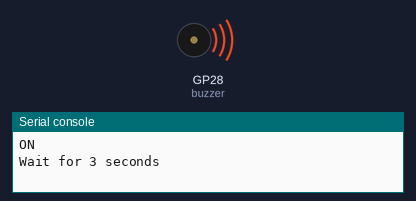
This program was run on a simulated Raspberry Pi Pico running MicroPython. Parts: buzzer (waves = sounding, pin HIGH), the last lines printed to the serial console. At 3.0 s the program stops and its outputs stay as they are.

Above: at 0.1 s.
At 3.1 s:
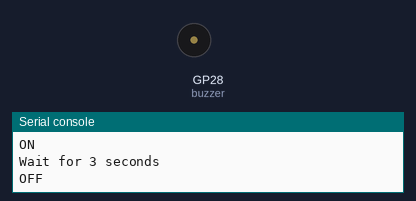
Timing chart, 0 to 4.5 s (numbered marks = the images above):
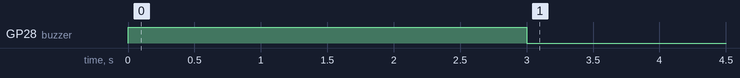

Measured:
- by itself, GP28 (buzzer): LOW → HIGH at 0.00 s, → LOW 3.0 s later

The program:

code.py
```python
from machine import Pin
from utime import sleep

# Initialization of GPIO28 as output
buzzer = Pin(28, Pin.OUT, value=0)

# Switch on buzzer
print("ON")
buzzer.on()

# Wait 3 seconds
print("Wait for 3 seconds")
sleep(3)

# Switch off buzzer
print("OFF")
buzzer.off()
```
